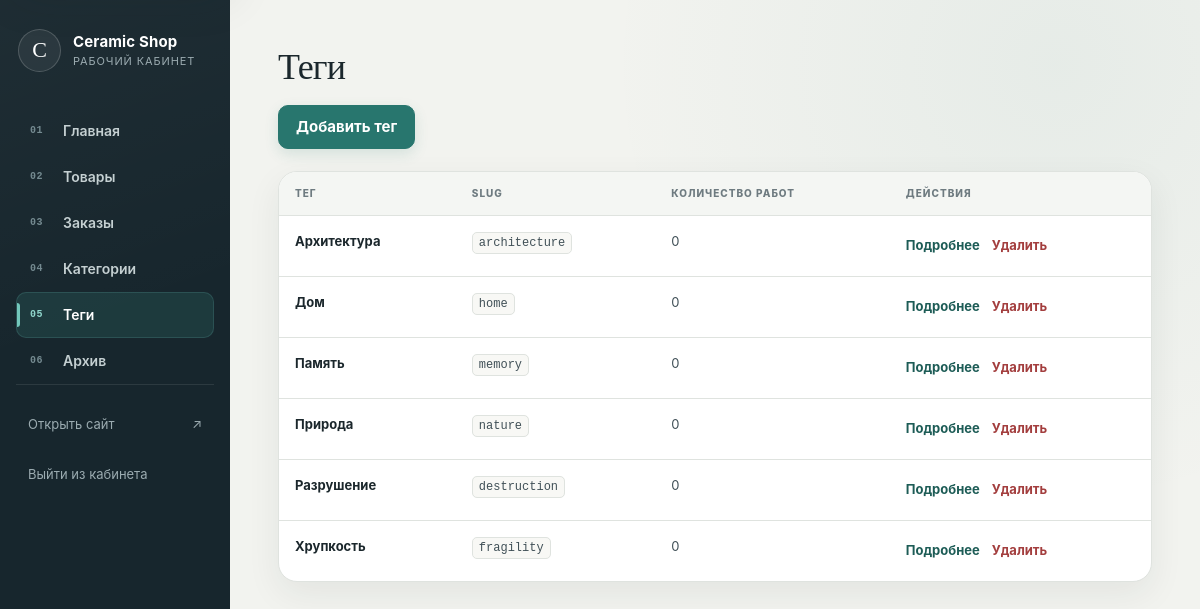
/admin/tags (signed in), run on the app's committed database.
### tables this page shows
CREATE TABLE tags (
    id INTEGER PRIMARY KEY AUTOINCREMENT,
    name TEXT NOT NULL UNIQUE,
    slug TEXT NOT NULL UNIQUE
    );

### routes/admin/tags.py (the view)
@admin_bp.route('/admin/tags')
def admin_tags_route():
    tags = get_tags_with_product_count()
    return render_template('admin/tags.html', tags=tags)

### database/connection.py (called while the page is built)
def get_db_connection():
    database_path = current_app.config["DATABASE"]
    conn = sqlite3.connect(database_path)
    conn.execute("PRAGMA foreign_keys = ON")
    conn.row_factory = sqlite3.Row
    return conn

### database/tags.py (called while the page is built)
def get_tags_with_product_count():
    conn = get_db_connection()
    tags = conn.execute("""SELECT tags.*, COUNT(products.id) AS products_count
                          FROM tags
                          LEFT JOIN product_tags
                          ON product_tags.tag_id = tags.id
                          LEFT JOIN products
                          ON products.id = product_tags.product_id
                          GROUP BY tags.id
                          ORDER BY tags.name
                          """).fetchall()
    conn.close()
    return tags

### routes/admin/auth.py (called while the page is built)
@admin_bp.before_request
def require_admin_login():
    allowed_endpoints = {
        'admin.login'
    }
    if request.endpoint in allowed_endpoints:
        return
    if session.get('is_admin'):
        return
    flash('Сначала войдите в админку', 'error')
    return redirect(url_for('admin.login'))

### services/cart_service.py (called while the page is built)
def get_cart(session):
    return session.get("cart", {})

def get_cart_count(session):
    cart = get_cart(session)
    return sum(cart.values())

### services/csrf_service.py (called while the page is built)
def get_csrf_token():
    if "csrf_token" not in session:
        session["csrf_token"] = secrets.token_urlsafe(32)
    return session["csrf_token"]

### templates/admin/tags.html (shortened to what this page needs)
{% extends 'admin/base.html' %}
{% block content %}
	<h1 class="admin-page-title">Теги</h1>
	<div class="admin-actions">
    <a href="{{ url_for('admin.new_tag_route') }}" class="admin-button">
        Добавить тег
    </a>
</div>
	<div class="admin-table-wrapper">
		<table class="admin-table">
			<thead>
				<tr>
					<th>Тег</th>
					<th>Slug</th>
					<th>Количество работ</th>
					<th>Действия</th>
				</tr>
			</thead>
			<tbody>
				{% for tag in tags %}
				<tr>
					<td data-label="Тег"><strong>{{ tag.name }}</strong></td>
					<td data-label="Slug"><code class="admin-slug">{{ tag.slug }}</code></td>
					<td data-label="Количество работ">{{ tag.products_count }}</td>
					<td data-label="Действия">
						<div class="admin-row-actions">
						<a href="{{ url_for('admin.tag_details', tag_slug=tag.slug) }}">Подробнее</a>
						<form action="{{ url_for('admin.delete_tag_route', tag_id=tag.id) }}" method="post" class="admin-inline-form" onsubmit="return confirm('Удалить тег?')">
							<button type="submit" class="admin-link-button admin-link-button-danger">Удалить</button>
						</form>
						</div>
					</td>
				</tr>
				{% endfor %}
			</tbody>
		</table>
	</div>
{% endblock %}

### data on the page
tags: name "Архитектура", slug "architecture", products_count "0"
tags: name "Дом", slug "home", products_count "0"
tags: name "Память", slug "memory", products_count "0"
tags: name "Природа", slug "nature", products_count "0"
tags: name "Разрушение", slug "destruction", products_count "0"
tags: name "Хрупкость", slug "fragility", products_count "0"
